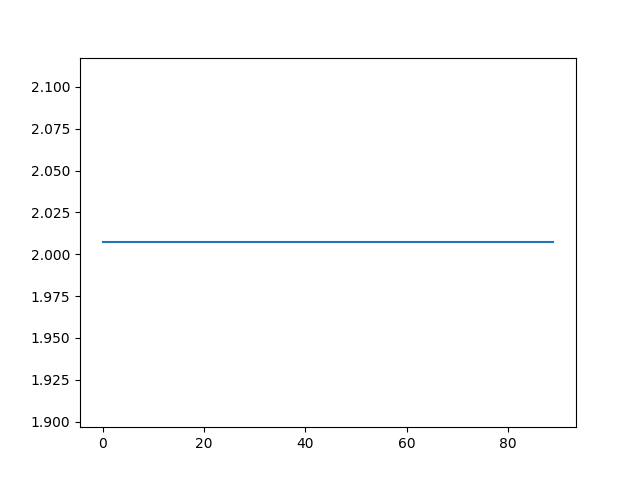

Write Python code to recreate this figure.
import matplotlib.pyplot as plt
import numpy as np
import math

l=1
g=9.8
T=(2*math.pi)*(math.sqrt(l/g))
t=[]
a=np.arange(0,90,1)

for i in a:
    t.append(T)

plt.plot(a,t)
plt.show()
